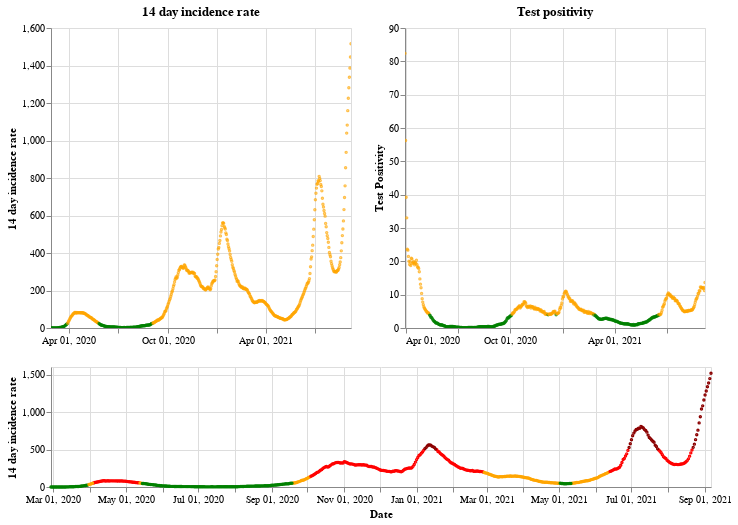

The code cell stored with this chart in its notebook:
### Markdown cell above
## Scotland

### Code cell
plot_traffic_light('Scotland')

### Figure 1 — Vega-Lite specification as saved in the notebook (floating-point values rounded to 4 significant figures; data arrays with more than 128 entries replaced by an {"elided": "..."} marker saying what was removed)
{"config": {"view": {"continuousWidth": 400, "continuousHeight": 300}}, "vconcat": [{"hconcat": [{"mark": {"type": "point", "size": 2}, "encoding": {"color": {"condition": {"value": "green", "test": "(datum.twoWeeklyCasesRate <= 25)"}, "value": "orange"}, "tooltip": [{"type": "nominal", "field": "areaName"}, {"type": "temporal", "field": "date"}, {"type": "quantitative", "field": "twoWeeklyCasesRate"}, {"type": "quantitative", "field": "testPositivity"}], "x": {"type": "temporal", "axis": {"title": ""}, "field": "date", "scale": {"domain": {"selection": "DateBrush"}}, "timeUnit": "yearmonthdate"}, "y": {"type": "quantitative", "axis": {"title": "14 day incidence rate"}, "field": "twoWeeklyCasesRate"}}, "title": "14 day incidence rate", "width": 300}, {"mark": {"type": "point", "size": 2}, "encoding": {"color": {"condition": {"value": "green", "test": "(datum.testPositivity <= 4)"}, "value": "orange"}, "tooltip": [{"type": "nominal", "field": "areaName"}, {"type": "temporal", "field": "date"}, {"type": "quantitative", "field": "twoWeeklyCasesRate"}, {"type": "quantitative", "field": "testPositivity"}], "x": {"type": "temporal", "axis": {"title": ""}, "field": "date", "scale": {"domain": {"selection": "DateBrush"}}, "timeUnit": "yearmonthdate"}, "y": {"type": "quantitative", "axis": {"title": "Test Positivity"}, "field": "testPositivity"}}, "title": "Test positivity", "width": 300}]}, {"layer": [{"mark": {"type": "point", "size": 2}, "encoding": {"color": {"condition": {"value": "orange", "test": "(((datum.testPositivity < 4) && (datum.twoWeeklyCasesRate >= 50)) && (datum.twoWeeklyCasesRate < 200))"}, "value": "red"}, "opacity": {"condition": {"value": 1, "test": "((datum.twoWeeklyCasesRate >= 50) && (datum.twoWeeklyCasesRate < 500))"}, "value": 0}, "tooltip": [{"type": "nominal", "field": "areaName"}, {"type": "temporal", "field": "date"}, {"type": "quantitative", "field": "twoWeeklyCasesRate"}, {"type": "quantitative", "field": "testPositivity"}], "x": {"type": "temporal", "axis": {"title": "Date"}, "field": "date", "timeUnit": "yearmonthdate"}, "y": {"type": "quantitative", "axis": {"title": "14 day incidence rate"}, "field": "twoWeeklyCasesRate"}}, "selection": {"DateBrush": {"type": "interval", "encodings": ["x"], "fields": ["Time"]}}}, {"mark": {"type": "point", "size": 2}, "encoding": {"color": {"value": "darkred"}, "opacity": {"condition": {"value": 1, "test": "(datum.twoWeeklyCasesRate >= 500)"}, "value": 0}, "tooltip": [{"type": "nominal", "field": "areaName"}, {"type": "temporal", "field": "date"}, {"type": "quantitative", "field": "twoWeeklyCasesRate"}, {"type": "quantitative", "field": "testPositivity"}], "x": {"type": "temporal", "axis": {"title": "Date"}, "field": "date", "timeUnit": "yearmonthdate"}, "y": {"type": "quantitative", "axis": {"title": "14 day incidence rate"}, "field": "twoWeeklyCasesRate"}}}, {"mark": {"type": "point", "size": 2}, "encoding": {"color": {"condition": {"value": "green", "test": "((datum.testPositivity < 4) && (datum.twoWeeklyCasesRate < 50))"}, "value": "orange"}, "opacity": {"condition": {"value": 1, "test": "(datum.twoWeeklyCasesRate < 50)"}, "value": 0}, "tooltip": [{"type": "nominal", "field": "areaName"}, {"type": "temporal", "field": "date"}, {"type": "quantitative", "field": "twoWeeklyCasesRate"}, {"type": "quantitative", "field": "testPositivity"}], "x": {"type": "temporal", "axis": {"title": "Date"}, "field": "date", "timeUnit": "yearmonthdate"}, "y": {"type": "quantitative", "axis": {"title": "14 day incidence rate"}, "field": "twoWeeklyCasesRate"}}}], "height": 120, "width": 660}], "data": {"name": "data-ee195c82c3cd44f8ff6b019040e5748f"}, "$schema": "https://vega.github.io/schema/vega-lite/v4.8.1.json", "datasets": {"data-ee195c82c3cd44f8ff6b019040e5748f": {"elided": "557 records"}}}
